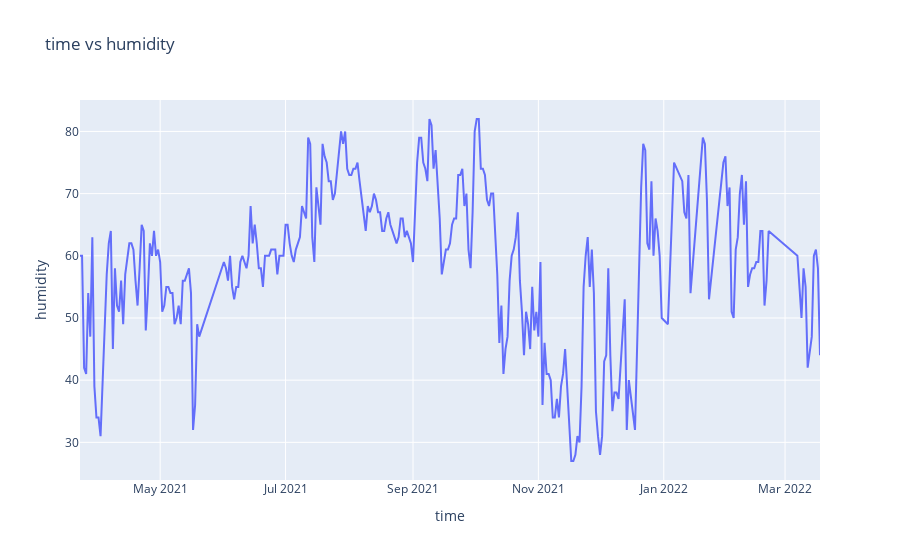

This figure's notebook cell:
### Code cell
import plotly.express as px


fig = px.line(daily_mode_df, x='day', y='humidity', title='time vs humidity',
                 labels={'day': 'time', 'humidity': 'humidity'})

fig.show()

### Figure 1 — Plotly figure (JSON) as saved in the notebook; plotly's stock layout.template omitted (floating-point values rounded to 4 significant figures; data arrays with more than 128 entries replaced by an {"elided": "..."} marker saying what was removed)
{"data": [{"hovertemplate": "time=%{x}<br>humidity=%{y}<extra></extra>", "legendgroup": "", "line": {"color": "#636efa", "dash": "solid"}, "marker": {"symbol": "circle"}, "mode": "lines", "name": "", "orientation": "v", "showlegend": false, "type": "scatter", "x": {"elided": "315 str values"}, "xaxis": "x", "y": {"elided": "315 int values"}, "yaxis": "y"}], "layout": {"legend": {"tracegroupgap": 0}, "title": {"text": "time vs humidity"}, "xaxis": {"anchor": "y", "domain": [0, 1], "title": {"text": "time"}}, "yaxis": {"anchor": "x", "domain": [0, 1], "title": {"text": "humidity"}}}}
